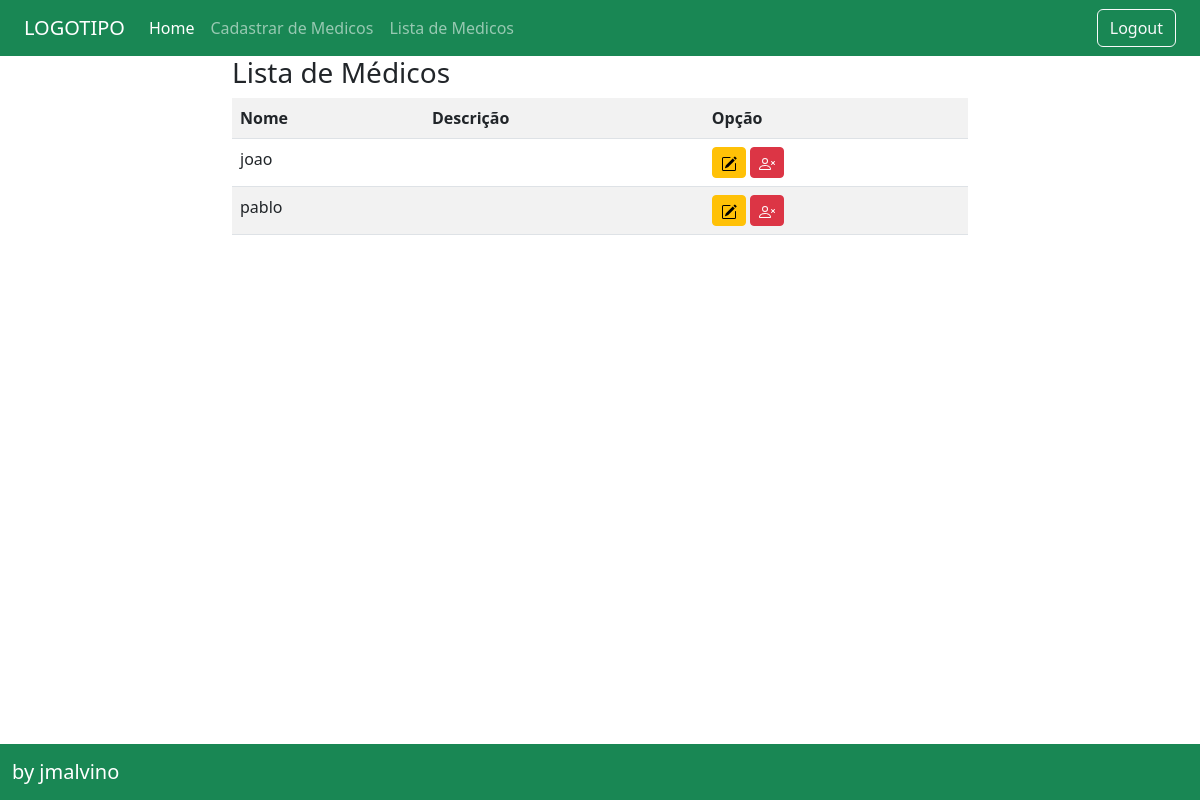
The app's page /medicos/listar, older data.
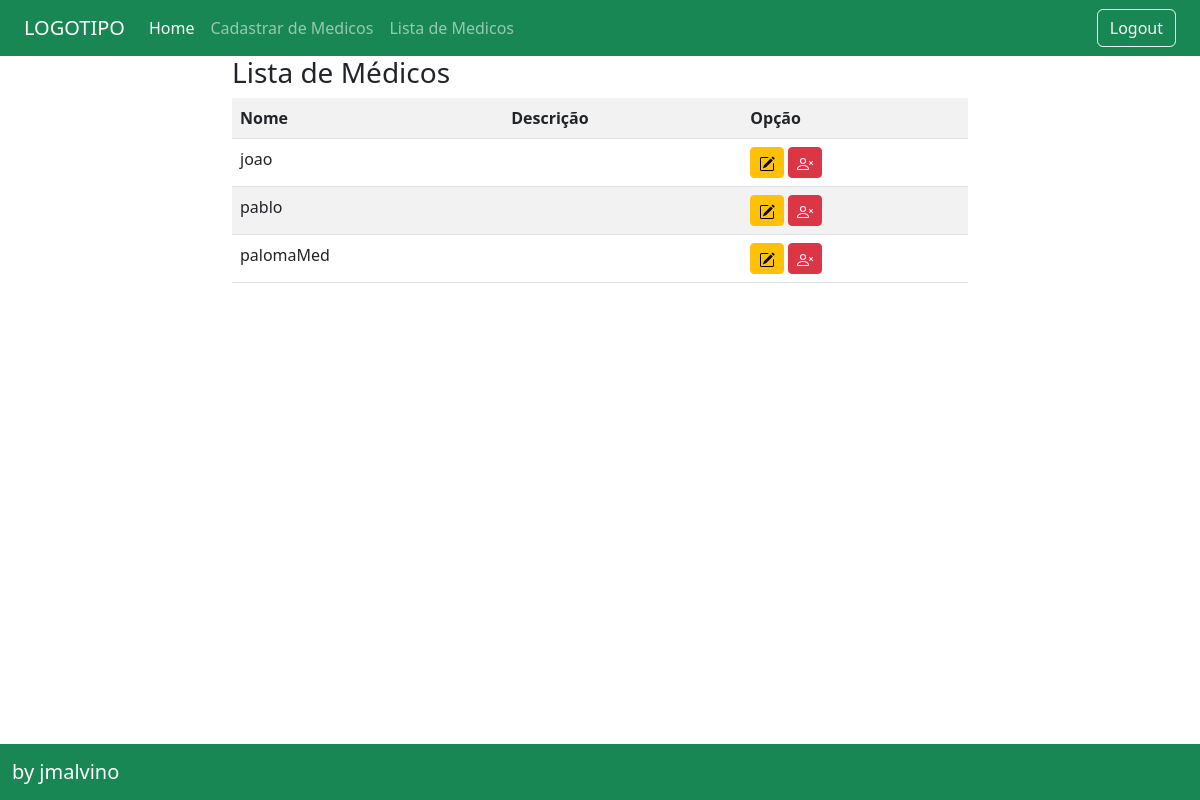
The same page, newer data.
### medicos/models.py (models this page shows, shortened)
class Medicos(models.Model):
    nome = models.CharField(max_length=255)
    email = models.CharField(max_length=100)
    senha = models.CharField(max_length=100)
    dataDeCriacao = models.DateTimeField(auto_now_add=True)

### medicos/views.py (the view)
# urls.py: path('listar', MedicosList.as_view(), name="listar-medicos"),
class MedicosList(CreateView):
    model = Medicos
    fields = ['nome']
    template_name: 'medicos/medicos_form.html'
    success_message = "Cadastrado com sucesso!!"
    success_url = reverse_lazy('listar-medicos')

### medicos/templates/medicos/medicos_list.html (shortened to what this page needs)
{% extends 'medicos/base.html' %}
{%block conteudo %}
<h3>Lista de Médicos</h3>
<div class="table-responsive">
    <table class="table table-striped">
        <tr>
            <th>Nome</th>
            <th>Descrição</th>
            <th>Opção</th>
        </tr>
        {% for medicos in object_list %}
        <tr>
            <td>{{ medicos.nome }}</td>
            <td>{{ medicos.telefone }}</td>
            <td>
                <a href="{% url 'editar-medicos' medicos.pk %}" class="btn btn-warning btn-sm">
                </a>
                <a href="{% url 'excluir-medicos' medicos.pk  %}"class="btn btn-danger btn-sm">
                </a>
            </td>
        {% empty %}
        <tr>
            <td colspan="3"> Nenhum campo registrado. </td>
        </tr>
        {% endfor %}
    </table>
</div>
{% endblock %}

Row changes from the older to the newer data that the page shows:
added Medicos: nome "palomaMed"
